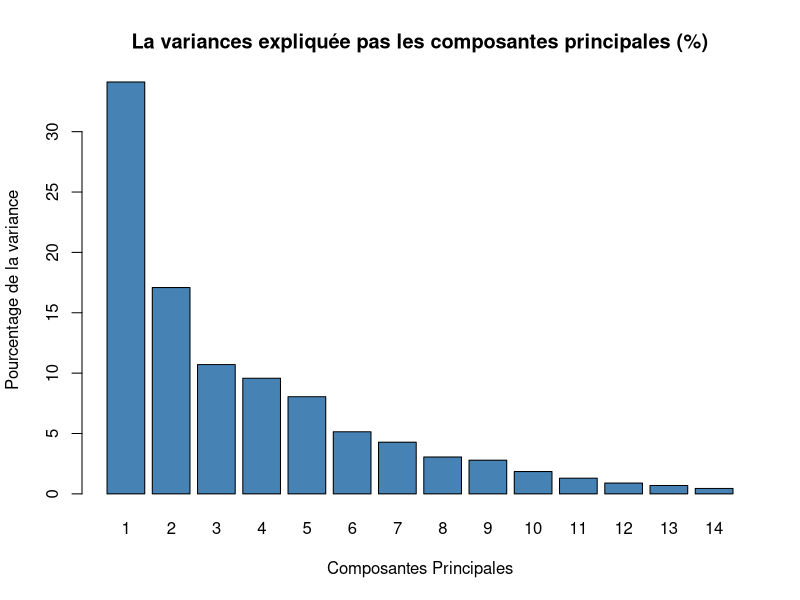
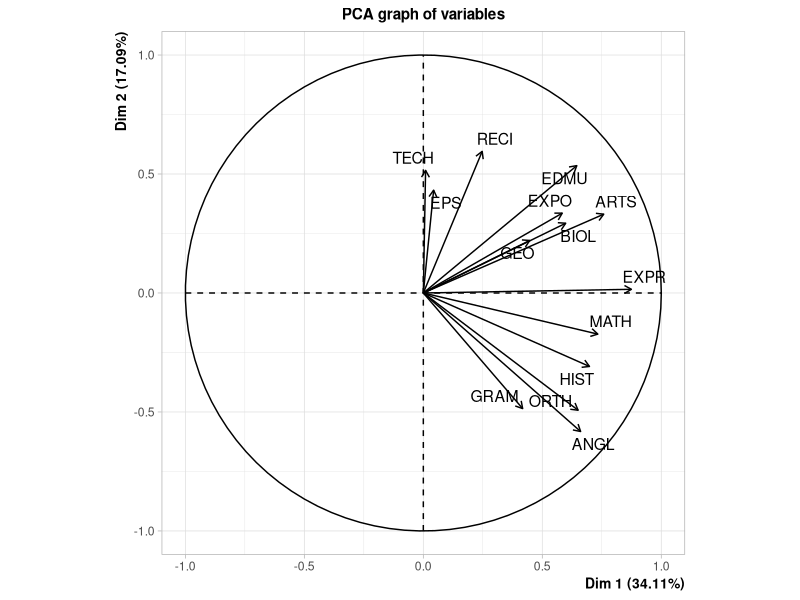

Recreate these plots in R, in order.
## ---- chunk 1
knitr::opts_chunk$set(echo = TRUE)
library(psych)
## ---- chunk 2
donnees = read.csv("notes_eleves.csv",header = TRUE,sep=";", dec=",")

# Statistiques Descriptives
describe(donnees[-1])
## ---- chunk 3
library(Hmisc)
## ---- chunk 4
# Matrice des corrélation et P-values
rcorr(as.matrix(donnees[-1]))
## ---- chunk 5
library(FactoMineR)
## ---- chunk 6
# ACP
donnees.pca = PCA(donnees[-1],scale.unit=TRUE,ncp=4,graph=FALSE)
## ---- chunk 7
# Nombre de composantes principales
donnees.pca$eig

barplot(donnees.pca$eig[, 2], 
        names.arg = 1:nrow(donnees.pca$eig), 
        main = "La variances expliquée pas les composantes principales (%)",
        xlab = "Composantes Principales",
        ylab = "Pourcentage de la variance",
        col ="steelblue")

## ---- chunk 8
## Contributions
donnees.pca$var$contrib
## ---- chunk 9
## Qualité de représentation (cos²)
donnees.pca$var$cos2
## ---- chunk 10
## Coordonnées
donnees.pca$var$coord
## ---- chunk 11
## Cercle des corrélations formé par les deux premiers facteurs
plot(donnees.pca, axes=c(1,2),choix = "var")
## ---- chunk 12
## Contribution des individus
donnees.pca$ind$contrib
